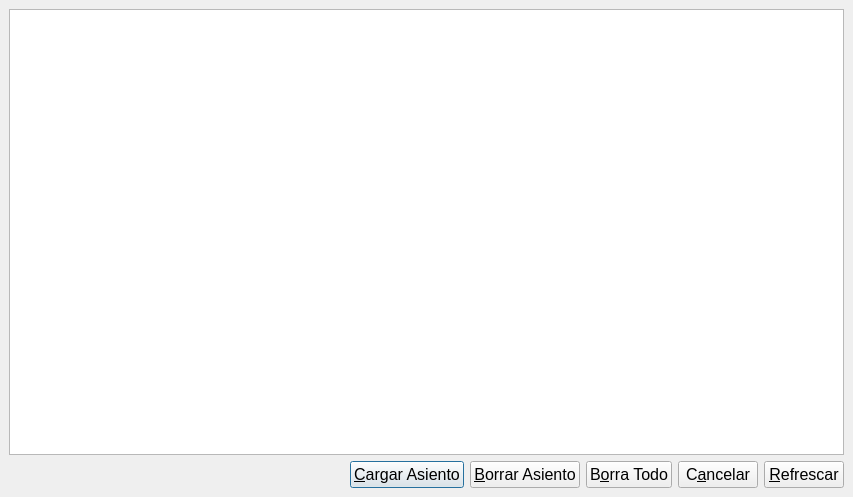
<?xml version="1.0" encoding="UTF-8"?>
<ui version="4.0">
 <author>José Manuel Díez Botella</author>
 <class>cargaespera</class>
 <widget class="QDialog" name="cargaespera">
  <property name="geometry">
   <rect>
    <x>0</x>
    <y>0</y>
    <width>853</width>
    <height>497</height>
   </rect>
  </property>
  <property name="windowTitle">
   <string>Apuntes en espera</string>
  </property>
  <layout class="QVBoxLayout">
   <property name="spacing">
    <number>6</number>
   </property>
   <property name="leftMargin">
    <number>9</number>
   </property>
   <property name="topMargin">
    <number>9</number>
   </property>
   <property name="rightMargin">
    <number>9</number>
   </property>
   <property name="bottomMargin">
    <number>9</number>
   </property>
   <item>
    <widget class="QTableView" name="elborrador"/>
   </item>
   <item>
    <layout class="QHBoxLayout">
     <property name="spacing">
      <number>6</number>
     </property>
     <property name="leftMargin">
      <number>0</number>
     </property>
     <property name="topMargin">
      <number>0</number>
     </property>
     <property name="rightMargin">
      <number>0</number>
     </property>
     <property name="bottomMargin">
      <number>0</number>
     </property>
     <item>
      <spacer>
       <property name="orientation">
        <enum>Qt::Horizontal</enum>
       </property>
       <property name="sizeHint" stdset="0">
        <size>
         <width>40</width>
         <height>20</height>
        </size>
       </property>
      </spacer>
     </item>
     <item>
      <widget class="QPushButton" name="CargarpushButton">
       <property name="font">
        <font>
         <pointsize>12</pointsize>
        </font>
       </property>
       <property name="text">
        <string>&amp;Cargar Asiento</string>
       </property>
       <property name="icon">
        <iconset resource="keme.qrc">
         <normaloff>:/iconos/graf/reload.png</normaloff>:/iconos/graf/reload.png</iconset>
       </property>
       <property name="shortcut">
        <string>Alt+C</string>
       </property>
      </widget>
     </item>
     <item>
      <widget class="QPushButton" name="BorrarButton">
       <property name="font">
        <font>
         <pointsize>12</pointsize>
        </font>
       </property>
       <property name="text">
        <string>&amp;Borrar Asiento</string>
       </property>
       <property name="icon">
        <iconset resource="keme.qrc">
         <normaloff>:/iconos/graf/borrar.png</normaloff>:/iconos/graf/borrar.png</iconset>
       </property>
       <property name="shortcut">
        <string>Alt+B</string>
       </property>
      </widget>
     </item>
     <item>
      <widget class="QPushButton" name="borratodo_pushButton">
       <property name="font">
        <font>
         <pointsize>12</pointsize>
        </font>
       </property>
       <property name="text">
        <string>B&amp;orra Todo</string>
       </property>
       <property name="icon">
        <iconset resource="keme.qrc">
         <normaloff>:/iconos/graf/delete_128.png</normaloff>:/iconos/graf/delete_128.png</iconset>
       </property>
      </widget>
     </item>
     <item>
      <widget class="QPushButton" name="CancelarButton">
       <property name="font">
        <font>
         <pointsize>12</pointsize>
        </font>
       </property>
       <property name="text">
        <string>C&amp;ancelar</string>
       </property>
       <property name="icon">
        <iconset resource="keme.qrc">
         <normaloff>:/iconos/graf/application-exit.png</normaloff>:/iconos/graf/application-exit.png</iconset>
       </property>
       <property name="shortcut">
        <string>Alt+A</string>
       </property>
      </widget>
     </item>
     <item>
      <widget class="QPushButton" name="refrescapushButton">
       <property name="font">
        <font>
         <pointsize>12</pointsize>
        </font>
       </property>
       <property name="text">
        <string>&amp;Refrescar</string>
       </property>
       <property name="icon">
        <iconset resource="keme.qrc">
         <normaloff>:/iconos/graf/refresh.xpm</normaloff>:/iconos/graf/refresh.xpm</iconset>
       </property>
       <property name="shortcut">
        <string>Alt+R</string>
       </property>
      </widget>
     </item>
    </layout>
   </item>
  </layout>
 </widget>
 <layoutdefault spacing="6" margin="11"/>
 <tabstops>
  <tabstop>elborrador</tabstop>
  <tabstop>CargarpushButton</tabstop>
  <tabstop>BorrarButton</tabstop>
  <tabstop>borratodo_pushButton</tabstop>
  <tabstop>CancelarButton</tabstop>
  <tabstop>refrescapushButton</tabstop>
 </tabstops>
 <resources>
  <include location="keme.qrc"/>
 </resources>
 <connections>
  <connection>
   <sender>CargarpushButton</sender>
   <signal>clicked()</signal>
   <receiver>cargaespera</receiver>
   <slot>accept()</slot>
   <hints>
    <hint type="sourcelabel">
     <x>20</x>
     <y>20</y>
    </hint>
    <hint type="destinationlabel">
     <x>20</x>
     <y>20</y>
    </hint>
   </hints>
  </connection>
  <connection>
   <sender>CancelarButton</sender>
   <signal>clicked()</signal>
   <receiver>cargaespera</receiver>
   <slot>reject()</slot>
   <hints>
    <hint type="sourcelabel">
     <x>20</x>
     <y>20</y>
    </hint>
    <hint type="destinationlabel">
     <x>20</x>
     <y>20</y>
    </hint>
   </hints>
  </connection>
 </connections>
</ui>
